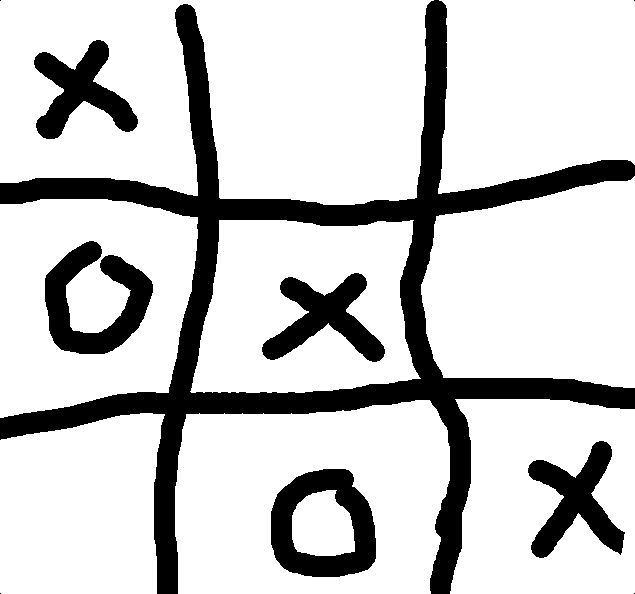
#> input picture test5.png, 635 x 594 px
$ python image_process.py
#> lines starting #> are read from the running program, lines starting #| are printed output that depends on the picture; after the words box and inside, x2 and y2 are one past the last pixel; in counts of white or black regions, pixels touching at a corner belong together
import cv2
import pytesseract
import numpy as np
import os

# Set the TESSDATA_PREFIX environment variable
os.environ['TESSDATA_PREFIX'] = 'C:/Program Files/Tesseract-OCR/tessdata'

# Load the image
image = cv2.imread('test5.png', 0)
#> image: shape (594, 635); 79.6% white; 10 black regions (4 under 20 px), largest, box (x1, y1, x2, y2) and area: (0, 0, 635, 594) 50885, (271, 469, 376, 577) 6095, (45, 241, 153, 354) 5790, (528, 441, 625, 558) 4889, (262, 273, 385, 362) 4788, (34, 40, 138, 139) 4516

# Preprocess the image
image = cv2.threshold(image, 0, 255, cv2.THRESH_BINARY + cv2.THRESH_OTSU)[1]

cv2.imshow("Morpion", image)
cv2.waitKey(0)

# Divide the image into 9 cells
height, width = image.shape
#> height = 594; width = 635
cell_height, cell_width = height // 3, width // 3
#> cell_height = 198; cell_width = 211
cells = [[None for _ in range(3)] for _ in range(3)]

for i in range(3):
    for j in range(3):
        cells[i][j] = image[i * cell_height:(i + 1) * cell_height, j * cell_width:(j + 1) * cell_width]
#> after the loop, cells = 3 items

# Recognize the character in each cell
board = [[None for _ in range(3)] for _ in range(3)]

for i in range(3):
    for j in range(3):
        cell = cells[i][j]
        cv2.imshow("Case", cell)
        cv2.waitKey(0)
        contours, _ = cv2.findContours(cell, cv2.RETR_EXTERNAL, cv2.CHAIN_APPROX_SIMPLE)
        contoursLignesCell = np.zeros((cell_height, cell_width), dtype=np.uint8)
        cv2.drawContours(contoursLignesCell, contours, -1, 255, 2)
        cv2.imshow("Contours des lignes", contoursLignesCell)
        cv2.waitKey(0)
#> this loop made 3 passes
#> pass 1, `cv2.imshow("Case", cell)`:
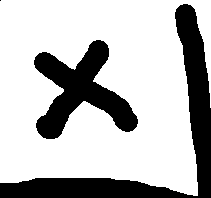
#> window 'Case': shape (198, 211); 73% white; 3 black regions (1 under 20 px), largest, box (x1, y1, x2, y2) and area: (0, 4, 211, 198) 6774, (34, 40, 138, 139) 4516
#> pass 1, `cv2.imshow("Contours des lignes", contoursLignesCell)`:
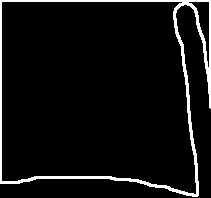
#> window 'Contours des lignes': shape (198, 211); 6.1% white; 1 white region, box (x1, y1, x2, y2) and area: (0, 0, 211, 197) 2566
#> pass 1, `cv2.imshow("Case", cell)`:
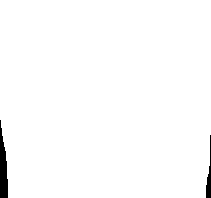
#> window 'Case': shape (198, 211); 98.6% white; 2 black regions, box (x1, y1, x2, y2) and area: (0, 120, 8, 198) 420, (206, 135, 211, 198) 153
#> pass 1, `cv2.imshow("Contours des lignes", contoursLignesCell)`:
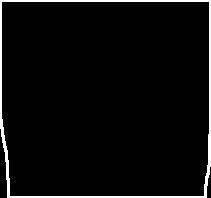
#> window 'Contours des lignes': shape (198, 211); 4.2% white; 1 white region, box (x1, y1, x2, y2) and area: (0, 0, 211, 198) 1759
#> after the loop:
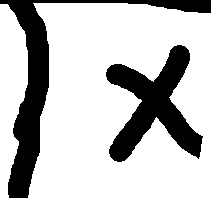
#> cell: shape (198, 211); 75.1% white; 2 black regions, box (x1, y1, x2, y2) and area: (0, 0, 211, 198) 5519, (106, 45, 203, 162) 4889
#> after the loop:
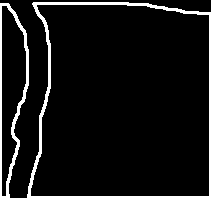
#> contoursLignesCell: shape (198, 211); 7.3% white; 2 white regions, box (x1, y1, x2, y2) and area: (27, 2, 211, 198) 1931, (0, 3, 29, 198) 1103

        # [11 lines of commented-out code are left out]
for row in board:
    print(row)

$ run again, with test3.png copied over test5.png
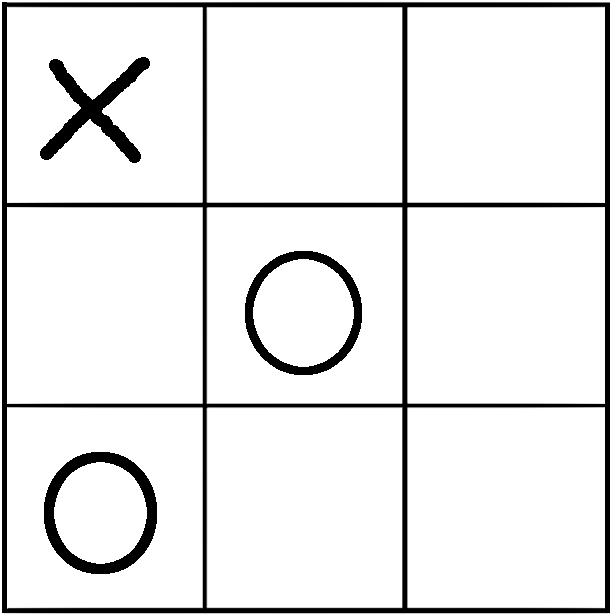
#> input picture test3.png, 612 x 615 px
#> image is the input picture: shape (615, 612); min 0, max 255, mean 232.8
#> `image = cv2.threshold(image, 0, 255, cv2.THRESH_BINARY + cv2.THRESH_OT..`:
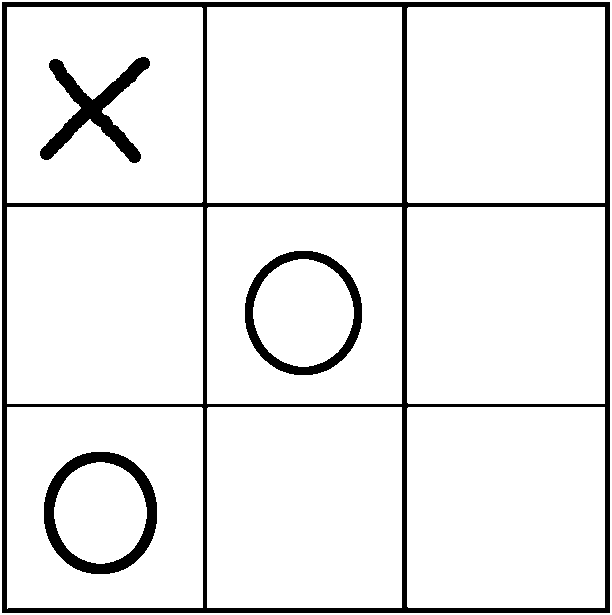
#> image: shape (615, 612); 91.5% white; 4 black regions, box (x1, y1, x2, y2) and area: (2, 2, 610, 613) 21632, (44, 452, 157, 574) 3680, (40, 57, 150, 163) 3500, (245, 251, 362, 375) 3080
#> after the loop `for i in range(3):`: cells = 3 items
#> after the loop `for i in range(3):`:
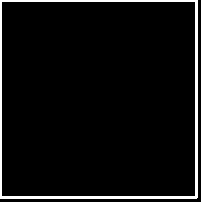
#> contoursLignesCell: shape (205, 204); 7.6% white; 2 white regions, box (x1, y1, x2, y2) and area: (0, 0, 198, 199) 1959, (0, 0, 204, 205) 1218

$ run again, with test.png copied over test5.png
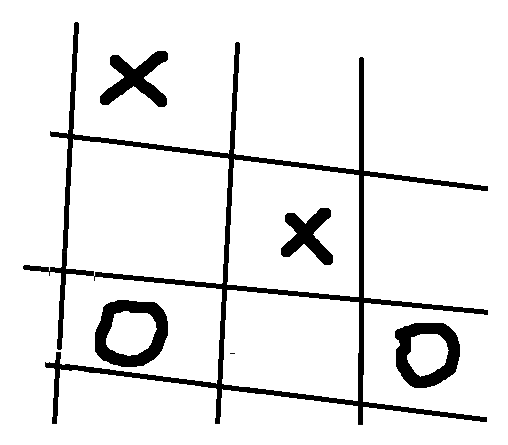
#> input picture test.png, 508 x 445 px
#> image is the input picture: shape (445, 508); min 0, max 255, mean 232.6
#> image: shape (445, 508); 91.2% white; 6 black regions (1 under 20 px), largest, box (x1, y1, x2, y2) and area: (23, 22, 488, 425) 12267, (95, 300, 168, 367) 2320, (395, 323, 460, 388) 2154, (100, 51, 168, 107) 1719, (281, 208, 333, 265) 1429
#> after the loop `for i in range(3):`: cells = 3 items
#> the loop `for i in range(3):` made 3 passes
#> pass 1, `cv2.imshow("Case", cell)`:
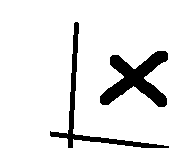
#> window 'Case': shape (148, 169); 88.5% white; 2 black regions, box (x1, y1, x2, y2) and area: (100, 51, 168, 107) 1719, (50, 22, 169, 148) 1157
#> after the loop `for i in range(3):`:
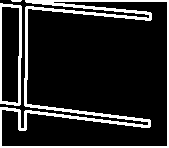
#> contoursLignesCell: shape (148, 169); 14.8% white; 3 white regions, box (x1, y1, x2, y2) and area: (0, 0, 169, 148) 3071, (0, 3, 22, 106) 611, (11, 0, 22, 2) 20
